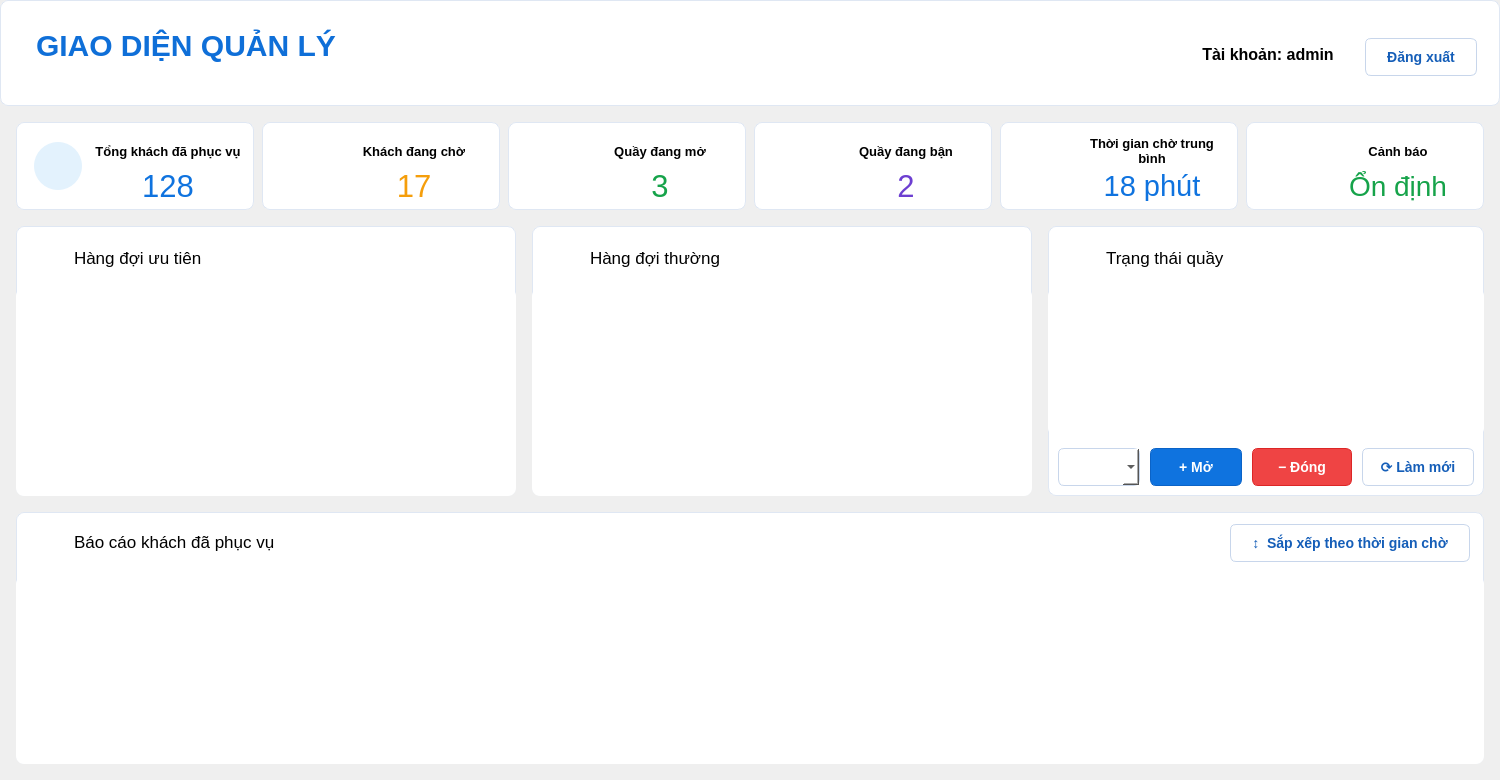
 <widget class="QWidget" name="QuanLyForm">
  <property name="geometry">
   <rect>
    <x>0</x>
    <y>0</y>
    <width>1500</width>
    <height>780</height>
   </rect>
  </property>
  <property name="minimumSize">
   <size>
    <width>1500</width>
    <height>780</height>
   </size>
  </property>
  <property name="maximumSize">
   <size>
    <width>1500</width>
    <height>780</height>
   </size>
  </property>
  <property name="windowTitle">
   <string>Giao diện quản lý</string>
  </property>
  <property name="styleSheet">
   <string notr="true">
QWidget#QuanLyForm {
    background: #f6f9ff;
    font-family: &quot;Segoe UI&quot;;
    color: #111827;
}
QFrame {
    background: #ffffff;
    border: 1px solid #dfe7f3;
    border-radius: 8px;
}
QLabel {
    background: transparent;
    border: none;
}
QLabel#lblTitle {
    color: #0f6fd8;
    font-size: 30px;
    font-weight: 800;
    letter-spacing: 0px;
}
QLabel#lblSubtitle {
    color: #374151;
}
QLabel.sectionTitle {
    color: #155eb8;
    font-size: 17px;
    font-weight: 800;
}
QLabel#cardTongDaPhucVuTitle,
QLabel#cardKhachDangChoTitle,
QLabel#cardQuayDangMoTitle,
QLabel#cardQuayDangBanTitle,
QLabel#cardThoiGianChoTBTitle,
QLabel#cardCanhBaoTitle {
    font-size: 13px;
    font-weight: 800;
}
QLabel.metricValue {
    font-weight: 800;
}
QLabel.iconCircle {
    min-width: 54px;
    min-height: 54px;
    max-width: 54px;
    max-height: 54px;
}
QPushButton {
    background: #0f73df;
    color: white;
    border: 1px solid #0b63c7;
    border-radius: 6px;
    padding: 7px 14px;
    font-size: 14px;
    font-weight: 700;
}
QPushButton#btnDangXuat,
QPushButton#btnSapXepBaoCao,
QPushButton#btnLamMoi {
    background: #ffffff;
    color: #155eb8;
    border: 1px solid #c8d6eb;
}
QPushButton#btnDongQuay {
    background: #ef4444;
    border-color: #dc2626;
}
QComboBox {
    background: #ffffff;
    border: 1px solid #c8d6eb;
    border-radius: 6px;
    padding: 5px 10px;
}
QTableWidget {
    background: #ffffff;
    alternate-background-color: #fbfdff;
    border: 0px;
    gridline-color: #edf1f7;
    selection-background-color: #dbeafe;
    selection-color: #111827;
    font-size: 14px;
}
QTableWidget#tblQuay {
    font-size: 13px;
}
QHeaderView::section {
    background: #ffffff;
    border: 0px;
    border-bottom: 1px solid #e5eaf2;
    padding: 8px 6px;
    font-size: 14px;
    font-weight: 700;
    color: #111827;
}
</string>
  </property>
  <widget class="QFrame" name="header">
   <property name="geometry">
    <rect>
     <x>0</x>
     <y>0</y>
     <width>1500</width>
     <height>106</height>
    </rect>
   </property>
   <property name="frameShape">
    <enum>QFrame::Shape::StyledPanel</enum>
   </property>
   <widget class="QLabel" name="lblTitle">
    <property name="geometry">
     <rect>
      <x>36</x>
      <y>20</y>
      <width>520</width>
      <height>50</height>
     </rect>
    </property>
    <property name="font">
     <font>
      <family>Segoe UI</family>
      <pointsize>24</pointsize>
      <fontweight>ExtraBold</fontweight>
     </font>
    </property>
    <property name="text">
     <string>GIAO DIỆN QUẢN LÝ</string>
    </property>
   </widget>
   <widget class="QLabel" name="lblSubtitle">
    <property name="geometry">
     <rect>
      <x>36</x>
      <y>66</y>
      <width>1</width>
      <height>1</height>
     </rect>
    </property>
    <property name="font">
     <font>
      <family>Segoe UI</family>
      <pointsize>12</pointsize>
      <bold>false</bold>
     </font>
    </property>
    <property name="text">
     <string/>
    </property>
   </widget>
   <widget class="QLabel" name="lblTaiKhoan">
    <property name="geometry">
     <rect>
      <x>1183</x>
      <y>38</y>
      <width>170</width>
      <height>32</height>
     </rect>
    </property>
    <property name="font">
     <font>
      <family>Segoe UI</family>
      <pointsize>12</pointsize>
      <bold>true</bold>
     </font>
    </property>
    <property name="text">
     <string>Tài khoản: admin</string>
    </property>
    <property name="alignment">
     <set>Qt::AlignmentFlag::AlignCenter</set>
    </property>
   </widget>
   <widget class="QPushButton" name="btnDangXuat">
    <property name="geometry">
     <rect>
      <x>1365</x>
      <y>38</y>
      <width>112</width>
      <height>38</height>
     </rect>
    </property>
    <property name="font">
     <font>
      <family>Segoe UI</family>
      <pointsize>10</pointsize>
      <bold>true</bold>
     </font>
    </property>
    <property name="cursor">
     <cursorShape>PointingHandCursor</cursorShape>
    </property>
    <property name="text">
     <string>Đăng xuất</string>
    </property>
    <property name="iconSize">
     <size>
      <width>23</width>
      <height>23</height>
     </size>
    </property>
   </widget>
  </widget>
  <widget class="QFrame" name="cardTongDaPhucVu">
   <property name="geometry">
    <rect>
     <x>16</x>
     <y>122</y>
     <width>238</width>
     <height>88</height>
    </rect>
   </property>
   <property name="frameShape">
    <enum>QFrame::Shape::StyledPanel</enum>
   </property>
   <property name="class" stdset="0">
    <string>metricCard</string>
   </property>
   <widget class="QLabel" name="lblIconTongDaPhucVu">
    <property name="geometry">
     <rect>
      <x>18</x>
      <y>20</y>
      <width>48</width>
      <height>48</height>
     </rect>
    </property>
    <property name="minimumSize">
     <size>
      <width>48</width>
      <height>48</height>
     </size>
    </property>
    <property name="maximumSize">
     <size>
      <width>48</width>
      <height>48</height>
     </size>
    </property>
    <property name="font">
     <font>
      <family>Segoe UI</family>
      <pointsize>22</pointsize>
      <bold>true</bold>
     </font>
    </property>
    <property name="styleSheet">
     <string notr="true">background-color: #E3F2FD;
border-radius: 24px;
min-width: 48px;
max-width: 48px;
min-height: 48px;
max-height: 48px;
image: url(icon1.png);</string>
    </property>
    <property name="pixmap">
     <pixmap>../images/tongkhach.png</pixmap>
    </property>
    <property name="scaledContents">
     <bool>true</bool>
    </property>
    <property name="alignment">
     <set>Qt::AlignmentFlag::AlignCenter</set>
    </property>
    <property name="class" stdset="0">
     <string>iconCircle</string>
    </property>
   </widget>
   <widget class="QLabel" name="cardTongDaPhucVuTitle">
    <property name="geometry">
     <rect>
      <x>76</x>
      <y>10</y>
      <width>152</width>
      <height>38</height>
     </rect>
    </property>
    <property name="font">
     <font>
      <family>Segoe UI</family>
      <pointsize>10</pointsize>
      <bold>true</bold>
     </font>
    </property>
    <property name="text">
     <string>Tổng khách đã phục vụ</string>
    </property>
    <property name="alignment">
     <set>Qt::AlignmentFlag::AlignCenter</set>
    </property>
       <property name="wordWrap">
     <bool>true</bool>
    </property>
   </widget>
   <widget class="QLabel" name="lblTongDaPhucVu">
    <property name="geometry">
     <rect>
      <x>76</x>
      <y>49</y>
      <width>152</width>
      <height>30</height>
     </rect>
    </property>
    <property name="font">
     <font>
      <family>Segoe UI</family>
      <pointsize>23</pointsize>
      <fontweight>ExtraBold</fontweight>
     </font>
    </property>
    <property name="styleSheet">
     <string notr="true">color:#0f73df;</string>
    </property>
    <property name="text">
     <string>128</string>
    </property>
    <property name="alignment">
     <set>Qt::AlignmentFlag::AlignCenter</set>
    </property>
    <property name="class" stdset="0">
     <string>metricValue</string>
    </property>
   </widget>
  </widget>
  <widget class="QFrame" name="cardKhachDangCho">
   <property name="geometry">
    <rect>
     <x>262</x>
     <y>122</y>
     <width>238</width>
     <height>88</height>
    </rect>
   </property>
   <property name="frameShape">
    <enum>QFrame::Shape::StyledPanel</enum>
   </property>
   <property name="class" stdset="0">
    <string>metricCard</string>
   </property>
   <widget class="QLabel" name="lblIconKhachDangCho">
    <property name="geometry">
     <rect>
      <x>18</x>
      <y>20</y>
      <width>48</width>
      <height>48</height>
     </rect>
    </property>
    <property name="minimumSize">
     <size>
      <width>48</width>
      <height>48</height>
     </size>
    </property>
    <property name="maximumSize">
     <size>
      <width>48</width>
      <height>48</height>
     </size>
    </property>
    <property name="font">
     <font>
      <family>Segoe UI</family>
      <pointsize>22</pointsize>
      <bold>true</bold>
     </font>
    </property>
    <property name="text">
     <string/>
    </property>
    <property name="pixmap">
     <pixmap>../images/khachcho.png</pixmap>
    </property>
    <property name="scaledContents">
     <bool>true</bool>
    </property>
    <property name="alignment">
     <set>Qt::AlignmentFlag::AlignCenter</set>
    </property>
    <property name="wordWrap">
     <bool>false</bool>
    </property>
    <property name="class" stdset="0">
     <string>iconCircle</string>
    </property>
   </widget>
   <widget class="QLabel" name="cardKhachDangChoTitle">
    <property name="geometry">
     <rect>
      <x>76</x>
      <y>10</y>
      <width>152</width>
      <height>38</height>
     </rect>
    </property>
    <property name="font">
     <font>
      <family>Segoe UI</family>
      <pointsize>10</pointsize>
      <bold>true</bold>
     </font>
    </property>
    <property name="text">
     <string>Khách đang chờ</string>
    </property>
    <property name="alignment">
     <set>Qt::AlignmentFlag::AlignCenter</set>
    </property>
       <property name="wordWrap">
     <bool>true</bool>
    </property>
   </widget>
   <widget class="QLabel" name="lblKhachDangCho">
    <property name="geometry">
     <rect>
      <x>76</x>
      <y>49</y>
      <width>152</width>
      <height>30</height>
     </rect>
    </property>
    <property name="font">
     <font>
      <family>Segoe UI</family>
      <pointsize>23</pointsize>
      <fontweight>ExtraBold</fontweight>
     </font>
    </property>
    <property name="styleSheet">
     <string notr="true">color:#f59e0b;</string>
    </property>
    <property name="text">
     <string>17</string>
    </property>
    <property name="alignment">
     <set>Qt::AlignmentFlag::AlignCenter</set>
    </property>
    <property name="class" stdset="0">
     <string>metricValue</string>
    </property>
   </widget>
  </widget>
  <widget class="QFrame" name="cardQuayDangMo">
   <property name="geometry">
    <rect>
     <x>508</x>
     <y>122</y>
     <width>238</width>
     <height>88</height>
    </rect>
   </property>
   <property name="frameShape">
    <enum>QFrame::Shape::StyledPanel</enum>
   </property>
   <property name="class" stdset="0">
    <string>metricCard</string>
   </property>
   <widget class="QLabel" name="lblIconQuayDangMo">
    <property name="geometry">
     <rect>
      <x>18</x>
      <y>20</y>
      <width>48</width>
      <height>48</height>
     </rect>
    </property>
    <property name="minimumSize">
     <size>
      <width>48</width>
      <height>48</height>
     </size>
    </property>
    <property name="maximumSize">
     <size>
      <width>48</width>
      <height>48</height>
     </size>
    </property>
    <property name="font">
     <font>
      <family>Segoe UI</family>
      <pointsize>22</pointsize>
      <bold>true</bold>
     </font>
    </property>
    <property name="pixmap">
     <pixmap>../images/iconquay.png</pixmap>
    </property>
    <property name="scaledContents">
     <bool>true</bool>
    </property>
    <property name="alignment">
     <set>Qt::AlignmentFlag::AlignCenter</set>
    </property>
    <property name="class" stdset="0">
     <string>iconCircle</string>
    </property>
   </widget>
   <widget class="QLabel" name="cardQuayDangMoTitle">
    <property name="geometry">
     <rect>
      <x>76</x>
      <y>10</y>
      <width>152</width>
      <height>38</height>
     </rect>
    </property>
    <property name="font">
     <font>
      <family>Segoe UI</family>
      <pointsize>10</pointsize>
      <bold>true</bold>
     </font>
    </property>
    <property name="text">
     <string>Quầy đang mở</string>
    </property>
    <property name="alignment">
     <set>Qt::AlignmentFlag::AlignCenter</set>
    </property>
       <property name="wordWrap">
     <bool>true</bool>
    </property>
   </widget>
   <widget class="QLabel" name="lblQuayDangMo">
    <property name="geometry">
     <rect>
      <x>76</x>
      <y>49</y>
      <width>152</width>
      <height>30</height>
     </rect>
    </property>
    <property name="font">
     <font>
      <family>Segoe UI</family>
      <pointsize>23</pointsize>
      <fontweight>ExtraBold</fontweight>
     </font>
    </property>
    <property name="styleSheet">
     <string notr="true">color:#16a34a;</string>
    </property>
    <property name="text">
     <string>3</string>
    </property>
    <property name="alignment">
     <set>Qt::AlignmentFlag::AlignCenter</set>
    </property>
    <property name="class" stdset="0">
     <string>metricValue</string>
    </property>
   </widget>
  </widget>
  <widget class="QFrame" name="cardQuayDangBan">
   <property name="geometry">
    <rect>
     <x>754</x>
     <y>122</y>
     <width>238</width>
     <height>88</height>
    </rect>
   </property>
   <property name="frameShape">
    <enum>QFrame::Shape::StyledPanel</enum>
   </property>
   <property name="class" stdset="0">
    <string>metricCard</string>
   </property>
   <widget class="QLabel" name="lblIconQuayDangBan">
    <property name="geometry">
     <rect>
      <x>18</x>
      <y>20</y>
      <width>48</width>
      <height>48</height>
     </rect>
    </property>
    <property name="minimumSize">
     <size>
      <width>48</width>
      <height>48</height>
     </size>
    </property>
    <property name="maximumSize">
     <size>
      <width>48</width>
      <height>48</height>
     </size>
    </property>
    <property name="font">
     <font>
      <family>Segoe UI</family>
      <pointsize>22</pointsize>
      <bold>true</bold>
     </font>
    </property>
    <property name="text">
     <string/>
    </property>
    <property name="pixmap">
     <pixmap>../images/quaydangban.png</pixmap>
    </property>
    <property name="scaledContents">
     <bool>true</bool>
    </property>
    <property name="alignment">
     <set>Qt::AlignmentFlag::AlignCenter</set>
    </property>
    <property name="class" stdset="0">
     <string>iconCircle</string>
    </property>
   </widget>
   <widget class="QLabel" name="cardQuayDangBanTitle">
    <property name="geometry">
     <rect>
      <x>76</x>
      <y>10</y>
      <width>152</width>
      <height>38</height>
     </rect>
    </property>
    <property name="font">
     <font>
      <family>Segoe UI</family>
      <pointsize>10</pointsize>
      <bold>true</bold>
     </font>
    </property>
    <property name="text">
     <string>Quầy đang bận</string>
    </property>
    <property name="alignment">
     <set>Qt::AlignmentFlag::AlignCenter</set>
    </property>
       <property name="wordWrap">
     <bool>true</bool>
    </property>
   </widget>
   <widget class="QLabel" name="lblQuayDangBan">
    <property name="geometry">
     <rect>
      <x>76</x>
      <y>49</y>
      <width>152</width>
      <height>30</height>
     </rect>
    </property>
    <property name="font">
     <font>
      <family>Segoe UI</family>
      <pointsize>23</pointsize>
      <fontweight>ExtraBold</fontweight>
     </font>
    </property>
    <property name="styleSheet">
     <string notr="true">color:#6d3fd1;</string>
    </property>
    <property name="text">
     <string>2</string>
    </property>
    <property name="alignment">
     <set>Qt::AlignmentFlag::AlignCenter</set>
    </property>
    <property name="class" stdset="0">
     <string>metricValue</string>
    </property>
   </widget>
  </widget>
  <widget class="QFrame" name="cardThoiGianChoTB">
   <property name="geometry">
    <rect>
     <x>1000</x>
     <y>122</y>
     <width>238</width>
     <height>88</height>
    </rect>
   </property>
   <property name="frameShape">
    <enum>QFrame::Shape::StyledPanel</enum>
   </property>
   <property name="class" stdset="0">
    <string>metricCard</string>
   </property>
   <widget class="QLabel" name="lblIconThoiGianChoTB">
    <property name="geometry">
     <rect>
      <x>18</x>
      <y>20</y>
      <width>48</width>
      <height>48</height>
     </rect>
    </property>
    <property name="minimumSize">
     <size>
      <width>48</width>
      <height>48</height>
     </size>
    </property>
    <property name="maximumSize">
     <size>
      <width>48</width>
      <height>48</height>
     </size>
    </property>
    <property name="font">
     <font>
      <family>Segoe UI</family>
      <pointsize>22</pointsize>
      <bold>true</bold>
     </font>
    </property>
    <property name="text">
     <string/>
    </property>
    <property name="pixmap">
     <pixmap>../images/thoigiantb.png</pixmap>
    </property>
    <property name="scaledContents">
     <bool>true</bool>
    </property>
    <property name="alignment">
     <set>Qt::AlignmentFlag::AlignCenter</set>
    </property>
    <property name="class" stdset="0">
     <string>iconCircle</string>
    </property>
   </widget>
   <widget class="QLabel" name="cardThoiGianChoTBTitle">
    <property name="geometry">
     <rect>
      <x>76</x>
      <y>10</y>
      <width>152</width>
      <height>38</height>
     </rect>
    </property>
    <property name="font">
     <font>
      <family>Segoe UI</family>
      <pointsize>10</pointsize>
      <bold>true</bold>
     </font>
    </property>
    <property name="text">
     <string>Thời gian chờ trung bình</string>
    </property>
       <property name="alignment">
     <set>Qt::AlignmentFlag::AlignCenter</set>
    </property>
       <property name="wordWrap">
     <bool>true</bool>
    </property>
   </widget>
   <widget class="QLabel" name="lblThoiGianChoTB">
    <property name="geometry">
     <rect>
      <x>76</x>
      <y>49</y>
      <width>152</width>
      <height>30</height>
     </rect>
    </property>
    <property name="font">
     <font>
      <family>Segoe UI</family>
      <pointsize>22</pointsize>
      <fontweight>ExtraBold</fontweight>
     </font>
    </property>
    <property name="styleSheet">
     <string notr="true">color:#0f73df;</string>
    </property>
    <property name="text">
     <string>18 phút</string>
    </property>
    <property name="alignment">
     <set>Qt::AlignmentFlag::AlignCenter</set>
    </property>
    <property name="class" stdset="0">
     <string>metricValue</string>
    </property>
   </widget>
  </widget>
  <widget class="QFrame" name="cardCanhBao">
   <property name="geometry">
    <rect>
     <x>1246</x>
     <y>122</y>
     <width>238</width>
     <height>88</height>
    </rect>
   </property>
   <property name="frameShape">
    <enum>QFrame::Shape::StyledPanel</enum>
   </property>
   <property name="class" stdset="0">
    <string>metricCard</string>
   </property>
   <widget class="QLabel" name="lblIconCanhBao">
    <property name="geometry">
     <rect>
      <x>16</x>
      <y>17</y>
      <width>53</width>
      <height>53</height>
     </rect>
    </property>
    <property name="minimumSize">
     <size>
      <width>53</width>
      <height>53</height>
     </size>
    </property>
    <property name="maximumSize">
     <size>
      <width>53</width>
      <height>53</height>
     </size>
    </property>
    <property name="font">
     <font>
      <family>Segoe UI</family>
      <pointsize>22</pointsize>
      <bold>true</bold>
     </font>
    </property>
    <property name="text">
     <string/>
    </property>
    <property name="pixmap">
     <pixmap>../images/canhbao.png</pixmap>
    </property>
    <property name="scaledContents">
     <bool>true</bool>
    </property>
    <property name="alignment">
     <set>Qt::AlignmentFlag::AlignCenter</set>
    </property>
    <property name="class" stdset="0">
     <string>iconCircle</string>
    </property>
   </widget>
   <widget class="QLabel" name="cardCanhBaoTitle">
    <property name="geometry">
     <rect>
      <x>76</x>
      <y>10</y>
      <width>152</width>
      <height>38</height>
     </rect>
    </property>
    <property name="font">
     <font>
      <family>Segoe UI</family>
      <pointsize>10</pointsize>
      <bold>true</bold>
     </font>
    </property>
    <property name="text">
     <string>Cảnh báo</string>
    </property>
    <property name="alignment">
     <set>Qt::AlignmentFlag::AlignCenter</set>
    </property>
       <property name="wordWrap">
     <bool>true</bool>
    </property>
   </widget>
   <widget class="QLabel" name="lblCanhBao">
    <property name="geometry">
     <rect>
      <x>76</x>
      <y>49</y>
      <width>152</width>
      <height>30</height>
     </rect>
    </property>
    <property name="font">
     <font>
      <family>Segoe UI</family>
      <pointsize>21</pointsize>
      <fontweight>ExtraBold</fontweight>
     </font>
    </property>
    <property name="styleSheet">
     <string notr="true">color:#16a34a;</string>
    </property>
    <property name="text">
     <string>Ổn định</string>
    </property>
    <property name="alignment">
     <set>Qt::AlignmentFlag::AlignCenter</set>
    </property>
    <property name="class" stdset="0">
     <string>metricValue</string>
    </property>
   </widget>
  </widget>
  <widget class="QFrame" name="panelHangDoiUuTien">
   <property name="geometry">
    <rect>
     <x>16</x>
     <y>226</y>
     <width>500</width>
     <height>270</height>
    </rect>
   </property>
   <property name="frameShape">
    <enum>QFrame::Shape::StyledPanel</enum>
   </property>
   <widget class="QLabel" name="lblIconHangDoiUuTien">
    <property name="geometry">
     <rect>
      <x>18</x>
      <y>16</y>
      <width>34</width>
      <height>32</height>
     </rect>
    </property>
    <property name="font">
     <font>
      <family>Segoe UI</family>
      <pointsize>22</pointsize>
      <bold>true</bold>
     </font>
    </property>
    <property name="text">
     <string/>
    </property>
    <property name="pixmap">
     <pixmap>../../Downloads/star.png</pixmap>
    </property>
    <property name="scaledContents">
     <bool>true</bool>
    </property>
    <property name="alignment">
     <set>Qt::AlignmentFlag::AlignCenter</set>
    </property>
    <property name="class" stdset="0">
     <string>sectionIcon</string>
    </property>
   </widget>
   <widget class="QLabel" name="lblTitleHangDoiUuTien">
    <property name="geometry">
     <rect>
      <x>58</x>
      <y>18</y>
      <width>260</width>
      <height>28</height>
     </rect>
    </property>
    <property name="font">
     <font>
      <family>Segoe UI</family>
      <pointsize>13</pointsize>
      <fontweight>ExtraBold</fontweight>
     </font>
    </property>
    <property name="text">
     <string>Hàng đợi ưu tiên</string>
    </property>
    <property name="class" stdset="0">
     <string>sectionTitle</string>
    </property>
   </widget>
   <widget class="QTableWidget" name="tblHangDoiUuTien">
    <property name="geometry">
     <rect>
      <x>0</x>
      <y>62</y>
      <width>500</width>
      <height>208</height>
     </rect>
    </property>
    <property name="focusPolicy">
     <enum>Qt::FocusPolicy::NoFocus</enum>
    </property>
    <property name="alternatingRowColors">
     <bool>true</bool>
    </property>
    <property name="selectionBehavior">
     <enum>QAbstractItemView::SelectionBehavior::SelectRows</enum>
    </property>
    <property name="showGrid">
     <bool>true</bool>
    </property>
   </widget>
  </widget>
  <widget class="QFrame" name="panelHangDoiThuong">
   <property name="geometry">
    <rect>
     <x>532</x>
     <y>226</y>
     <width>500</width>
     <height>270</height>
    </rect>
   </property>
   <property name="frameShape">
    <enum>QFrame::Shape::StyledPanel</enum>
   </property>
   <widget class="QLabel" name="lblIconHangDoiThuong">
    <property name="geometry">
     <rect>
      <x>18</x>
      <y>16</y>
      <width>34</width>
      <height>32</height>
     </rect>
    </property>
    <property name="font">
     <font>
      <family>Segoe UI</family>
      <pointsize>20</pointsize>
      <bold>true</bold>
     </font>
    </property>
    <property name="text">
     <string/>
    </property>
    <property name="pixmap">
     <pixmap>../../Downloads/star (1).png</pixmap>
    </property>
    <property name="scaledContents">
     <bool>true</bool>
    </property>
    <property name="alignment">
     <set>Qt::AlignmentFlag::AlignCenter</set>
    </property>
    <property name="class" stdset="0">
     <string>sectionIcon</string>
    </property>
   </widget>
   <widget class="QLabel" name="lblTitleHangDoiThuong">
    <property name="geometry">
     <rect>
      <x>58</x>
      <y>18</y>
      <width>260</width>
      <height>28</height>
     </rect>
    </property>
    <property name="font">
     <font>
      <family>Segoe UI</family>
      <pointsize>13</pointsize>
      <fontweight>ExtraBold</fontweight>
     </font>
    </property>
    <property name="text">
     <string>Hàng đợi thường</string>
    </property>
    <property name="class" stdset="0">
     <string>sectionTitle</string>
    </property>
   </widget>
   <widget class="QTableWidget" name="tblHangDoiThuong">
    <property name="geometry">
     <rect>
      <x>0</x>
      <y>62</y>
      <width>500</width>
      <height>208</height>
     </rect>
    </property>
    <property name="focusPolicy">
     <enum>Qt::FocusPolicy::NoFocus</enum>
    </property>
    <property name="alternatingRowColors">
     <bool>true</bool>
    </property>
    <property name="selectionBehavior">
     <enum>QAbstractItemView::SelectionBehavior::SelectRows</enum>
    </property>
    <property name="showGrid">
     <bool>true</bool>
    </property>
   </widget>
  </widget>
  <widget class="QFrame" name="panelTrangThaiQuay">
   <property name="geometry">
    <rect>
     <x>1048</x>
     <y>226</y>
     <width>436</width>
     <height>270</height>
    </rect>
   </property>
   <property name="frameShape">
    <enum>QFrame::Shape::StyledPanel</enum>
   </property>
   <widget class="QLabel" name="lblIconTrangThaiQuay">
    <property name="geometry">
     <rect>
      <x>18</x>
      <y>16</y>
      <width>34</width>
      <height>32</height>
     </rect>
    </property>
    <property name="font">
     <font>
      <family>Segoe UI</family>
      <pointsize>20</pointsize>
      <bold>true</bold>
     </font>
    </property>
    <property name="text">
     <string/>
    </property>
    <property name="pixmap">
     <pixmap>../../Downloads/receptionist.png</pixmap>
    </property>
    <property name="scaledContents">
     <bool>true</bool>
    </property>
    <property name="alignment">
     <set>Qt::AlignmentFlag::AlignCenter</set>
    </property>
    <property name="class" stdset="0">
     <string>sectionIcon</string>
    </property>
   </widget>
   <widget class="QLabel" name="lblTitleTrangThaiQuay">
    <property name="geometry">
     <rect>
      <x>58</x>
      <y>18</y>
      <width>240</width>
      <height>28</height>
     </rect>
    </property>
    <property name="font">
     <font>
      <family>Segoe UI</family>
      <pointsize>13</pointsize>
      <fontweight>ExtraBold</fontweight>
     </font>
    </property>
    <property name="text">
     <string>Trạng thái quầy</string>
    </property>
    <property name="class" stdset="0">
     <string>sectionTitle</string>
    </property>
   </widget>
   <widget class="QTableWidget" name="tblQuay">
    <property name="geometry">
     <rect>
      <x>0</x>
      <y>62</y>
      <width>436</width>
      <height>148</height>
     </rect>
    </property>
    <property name="focusPolicy">
     <enum>Qt::FocusPolicy::NoFocus</enum>
    </property>
    <property name="alternatingRowColors">
     <bool>true</bool>
    </property>
    <property name="selectionBehavior">
     <enum>QAbstractItemView::SelectionBehavior::SelectRows</enum>
    </property>
    <property name="showGrid">
     <bool>true</bool>
    </property>
   </widget>
   <widget class="QComboBox" name="cboQuay">
    <property name="geometry">
     <rect>
      <x>10</x>
      <y>222</y>
      <width>82</width>
      <height>38</height>
     </rect>
    </property>
   </widget>
   <widget class="QPushButton" name="btnMoQuay">
    <property name="geometry">
     <rect>
      <x>102</x>
      <y>222</y>
      <width>92</width>
      <height>38</height>
     </rect>
    </property>
    <property name="font">
     <font>
      <family>Segoe UI</family>
      <pointsize>10</pointsize>
      <bold>true</bold>
     </font>
    </property>
    <property name="cursor">
     <cursorShape>PointingHandCursor</cursorShape>
    </property>
    <property name="text">
     <string>+ Mở</string>
    </property>
   </widget>
   <widget class="QPushButton" name="btnDongQuay">
    <property name="geometry">
     <rect>
      <x>204</x>
      <y>222</y>
      <width>100</width>
      <height>38</height>
     </rect>
    </property>
    <property name="font">
     <font>
      <family>Segoe UI</family>
      <pointsize>10</pointsize>
      <bold>true</bold>
     </font>
    </property>
    <property name="cursor">
     <cursorShape>PointingHandCursor</cursorShape>
    </property>
    <property name="text">
     <string>− Đóng</string>
    </property>
   </widget>
   <widget class="QPushButton" name="btnLamMoi">
    <property name="geometry">
     <rect>
      <x>314</x>
      <y>222</y>
      <width>112</width>
      <height>38</height>
     </rect>
    </property>
    <property name="font">
     <font>
      <family>Segoe UI</family>
      <pointsize>10</pointsize>
      <bold>true</bold>
     </font>
    </property>
    <property name="cursor">
     <cursorShape>PointingHandCursor</cursorShape>
    </property>
    <property name="text">
     <string>⟳ Làm mới</string>
    </property>
   </widget>
  </widget>
  <widget class="QFrame" name="panelBaoCao">
   <property name="geometry">
    <rect>
     <x>16</x>
     <y>512</y>
     <width>1468</width>
     <height>252</height>
    </rect>
   </property>
   <property name="frameShape">
    <enum>QFrame::Shape::StyledPanel</enum>
   </property>
   <widget class="QLabel" name="lblIconBaoCao">
    <property name="geometry">
     <rect>
      <x>18</x>
      <y>14</y>
      <width>34</width>
      <height>32</height>
     </rect>
    </property>
    <property name="font">
     <font>
      <family>Segoe UI</family>
      <pointsize>19</pointsize>
      <bold>true</bold>
     </font>
    </property>
    <property name="text">
     <string/>
    </property>
    <property name="pixmap">
     <pixmap>../../Downloads/pencil.png</pixmap>
    </property>
    <property name="scaledContents">
     <bool>true</bool>
    </property>
    <property name="alignment">
     <set>Qt::AlignmentFlag::AlignCenter</set>
    </property>
    <property name="class" stdset="0">
     <string>sectionIcon</string>
    </property>
   </widget>
   <widget class="QLabel" name="lblTitleBaoCao">
    <property name="geometry">
     <rect>
      <x>58</x>
      <y>16</y>
      <width>320</width>
      <height>28</height>
     </rect>
    </property>
    <property name="font">
     <font>
      <family>Segoe UI</family>
      <pointsize>13</pointsize>
      <fontweight>ExtraBold</fontweight>
     </font>
    </property>
    <property name="text">
     <string>Báo cáo khách đã phục vụ</string>
    </property>
    <property name="class" stdset="0">
     <string>sectionTitle</string>
    </property>
   </widget>
   <widget class="QPushButton" name="btnSapXepBaoCao">
    <property name="geometry">
     <rect>
      <x>1214</x>
      <y>12</y>
      <width>240</width>
      <height>38</height>
     </rect>
    </property>
    <property name="font">
     <font>
      <family>Segoe UI</family>
      <pointsize>10</pointsize>
      <bold>true</bold>
     </font>
    </property>
    <property name="cursor">
     <cursorShape>PointingHandCursor</cursorShape>
    </property>
    <property name="text">
     <string>↕  Sắp xếp theo thời gian chờ</string>
    </property>
   </widget>
   <widget class="QTableWidget" name="tblBaoCao">
    <property name="geometry">
     <rect>
      <x>0</x>
      <y>64</y>
      <width>1468</width>
      <height>188</height>
     </rect>
    </property>
    <property name="focusPolicy">
     <enum>Qt::FocusPolicy::NoFocus</enum>
    </property>
    <property name="alternatingRowColors">
     <bool>true</bool>
    </property>
    <property name="selectionBehavior">
     <enum>QAbstractItemView::SelectionBehavior::SelectRows</enum>
    </property>
    <property name="showGrid">
     <bool>true</bool>
    </property>
   </widget>
  </widget>
 </widget>
